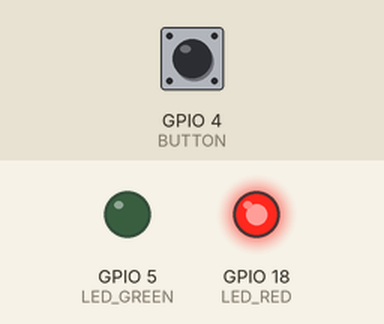
This program was run on a simulated ESP32 board running MicroPython. Parts: output pins drawn as LEDs (lit = HIGH). The test bench sets the inputs (shaded band); at power-on: GPIO 4 (BUTTON) LOW.

Above: at 1.2 s.
1.3 s: GPIO 4 (BUTTON) pulled HIGH for 0.15 s
At 1.39 s:
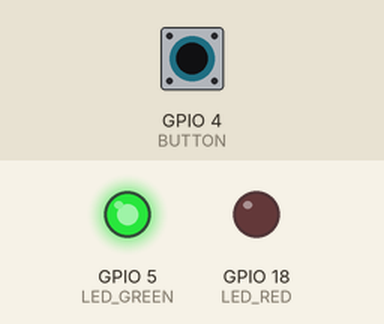
2.9 s: GPIO 4 (BUTTON) pulled HIGH for 3.2 s
At 6.8 s:
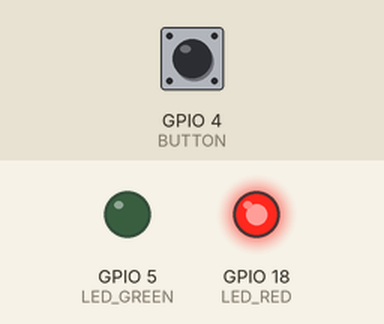
Timing chart, 0 to 8.3 s (numbered marks = the images above; inputs shaded):
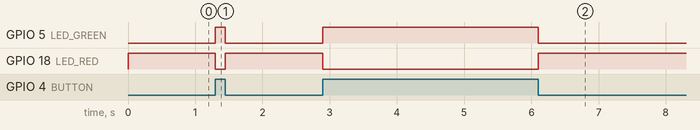

Measured:
- after the input at 1.3 s, GPIO 5 (LED_GREEN): LOW → HIGH at once, → LOW 0.15 s later; GPIO 18 (LED_RED): HIGH → LOW at once, → HIGH 0.15 s later
- after the input at 2.9 s, GPIO 5 (LED_GREEN): LOW → HIGH at once, → LOW 3.2 s later; GPIO 18 (LED_RED): HIGH → LOW at once, → HIGH 3.2 s later

The program:

if_else.py
```python
from machine import Pin
from time import sleep

BUTTON = Pin(4,Pin.IN)
LED_GREEN = Pin(5,Pin.OUT)
LED_RED = Pin(18,Pin.OUT)

while True:
    if BUTTON.value()==True:
        LED_GREEN.value(True)
        LED_RED.value(False)
    else:
        LED_GREEN.value(False)
        LED_RED.value(True)
```
